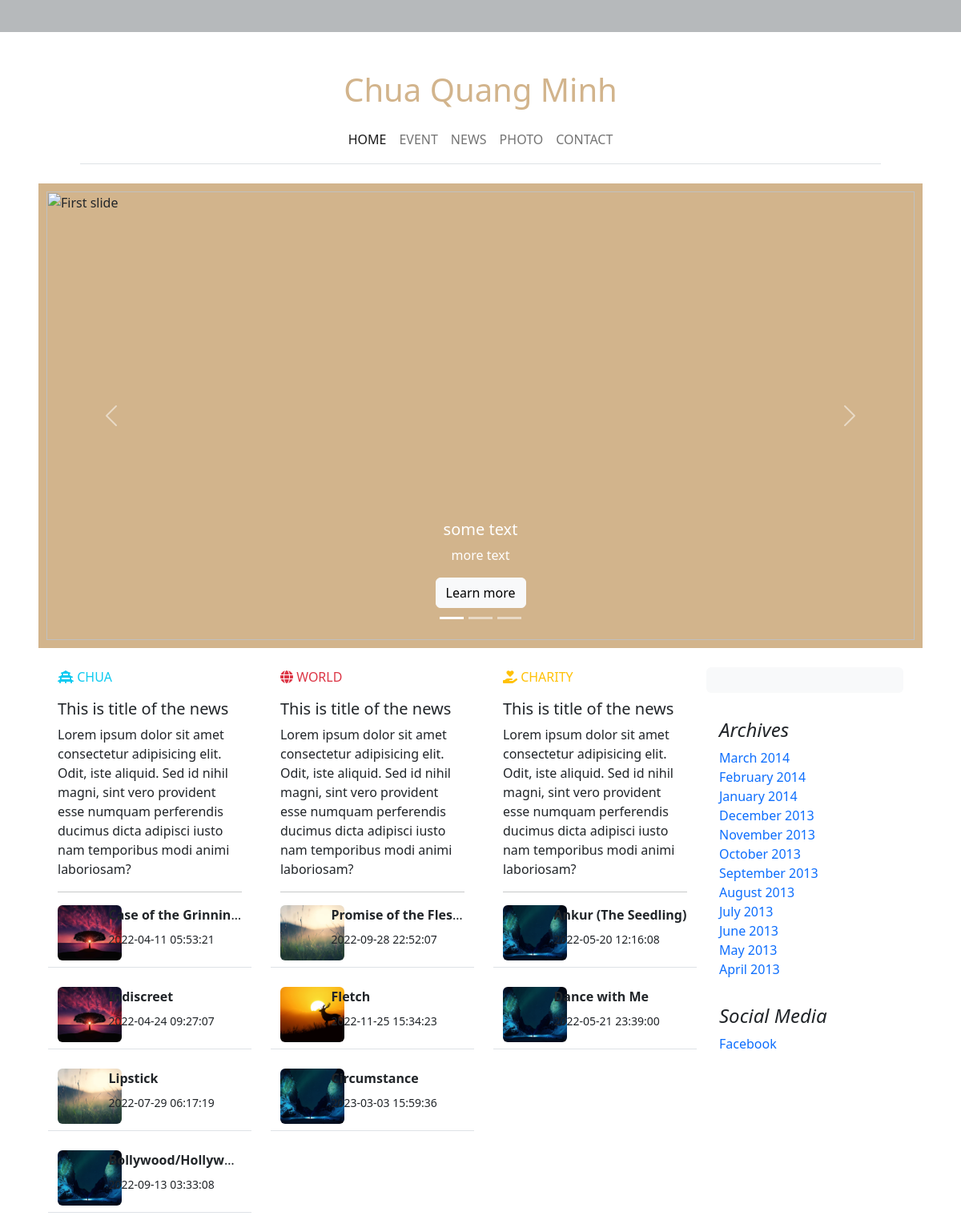
The page / on the database its author committed.
### tables this page shows
CREATE TABLE News
(
    newsID      INT AUTO_INCREMENT NOT NULL PRIMARY KEY,
    title       VARCHAR(255),
    author      VARCHAR(255),
    description VARCHAR(255),
    paragraph   TEXT,
    timeUpdated TIMESTAMP,
    saveDraft   BOOLEAN,
    banner      VARCHAR(500),
    newsTypeID  INT                NOT NULL,
    FOREIGN KEY (newsTypeID) REFERENCES NewsType (newsTypeID)
);

### model/HomeModel.php (called while the page is built, shortened)
<?php
$HomeModel = new HomeModel();

### controller/HomeController.php (called while the page is built)
<?php
$chuaResult = $conn->query($HomeModel->latestChua);
$worldResult = $conn->query($HomeModel->latestWorld);
$charityResult = $conn->query($HomeModel->latestCharity);

### view/home.php (the view, shortened to what this page needs)
<?php
require("rootPath.php");
require $rootPath . "model/HomeModel.php";
require $rootPath . "controller/HomeController.php";
?>
<div class="container-fluid">
    <div class="row d-flex justify-content-center align-items-center">
        <div class="col-12 carousel-deco">
            <div id="carouselExampleIndicators" class="carousel slide" data-ride="carousel">
                <ol class="carousel-indicators">
                    <li data-target="#carouselExampleIndicators" data-slide-to="0" class="active"></li>
                    <li data-target="#carouselExampleIndicators" data-slide-to="1"></li>
                    <li data-target="#carouselExampleIndicators" data-slide-to="2"></li>
                </ol>
                <div class="carousel-inner">
                    <div class="carousel-item active">
                        <img class="d-block w-100" src="https://www.bootdey.com/image/400x400/D2B48CFF/000000" alt="First slide">
                        <div class="carousel-caption d-none d-md-block">
                            <h5>some text </h5>
                            <p>more text</p>
                            <a href="" class="btn btn-light" role="button"> Learn more</a>
                        </div>
                    </div>
                </div>
                <a class="carousel-control-prev" href="#carouselExampleIndicators" role="button" data-slide="prev">
                    <span class="carousel-control-prev-icon" aria-hidden="true"></span>
                </a>
                <a class="carousel-control-next" href="#carouselExampleIndicators" role="button" data-slide="next">
                    <span class="carousel-control-next-icon" aria-hidden="true"></span>
                </a>
            </div>
        </div>
    </div>
    <br>
    <div class="container-fluid">
        <div class="row">
            <div class="col-9 blog-main">
                <div class="row">
                    <section>
                        <div class="row gx-lg-5">
                            <div class="col-lg-4 col-md-12 mb-4 mb-lg-0">
                                <div>
                                    <div class="row mb-3">
                                        <div class="col-6">
                                            <a href="" class="text-info">
                                                <i class="fa-solid fa-vihara"></i>
                                                CHUA
                                            </a>
                                        </div>
                                    </div>
                                    <a href="" class="text-dark">
                                        <h5>This is title of the news</h5>
                                        <p>
                                            Lorem ipsum dolor sit amet consectetur adipisicing elit. Odit, iste aliquid.
                                            Sed
                                            id nihil magni, sint vero provident esse numquam perferendis ducimus dicta
                                            adipisci iusto nam temporibus modi animi laboriosam?
                                        </p>
                                    </a>
                                    <hr/>
                                    <?php
                                    foreach ($chuaResult as $row) {
                                        ?>
                                        <a href="/article?newsID=<?php echo $row['newsID']; ?>" class="text-dark">
                                            <div class="row mb-4 border-bottom pb-2">
                                                <div class="col-3">
                                                    <img src="assets/banner/<?php echo $row['banner'] ?>"
                                                         class="img-fluid-small shadow-1-strong rounded h-100 d-inline-block"
                                                         alt=""/>
                                                </div>
                                                <div class="col-9">
                                                    <p class="mb-2 block text-truncate">
                                                        <strong><?php echo $row['title'] ?></strong></p>
                                                    <p>
                                                        <small> <?php echo $row['timeUpdated'] ?></small>
                                                    </p>
                                                </div>
                                            </div>
                                        </a>
                                        <?php
                                    }
                                    ?>
                                </div>
                            </div>
                            <div class="col-lg-4 col-md-6 mb-4 mb-lg-0">
                                <div>
                                    <div class="row mb-3">
                                        <div class="col-6">
                                            <a href="" class="text-danger">
                                                <i class="fa-solid fa-globe"></i>
                                                WORLD
                                            </a>
                                        </div>
                                    </div>
                                    <a href="" class="text-dark">
                                        <h5>This is title of the news</h5>
                                        <p>
                                            Lorem ipsum dolor sit amet consectetur adipisicing elit. Odit, iste aliquid.
                                            Sed
                                            id nihil magni, sint vero provident esse numquam perferendis ducimus dicta
                                            adipisci iusto nam temporibus modi animi laboriosam?
                                        </p>
                                    </a>
                                    <hr/>
                                    <?php
                                    foreach ($worldResult as $row) {
                                        ?>
                                        <a href="/article?newsID=<?php echo $row['newsID']; ?>" class="text-dark">
                                            <div class="row mb-4 border-bottom pb-2">
                                                <div class="col-3">
                                                    <img src="assets/banner/<?php echo $row['banner'] ?>"
                                                         class="img-fluid-small shadow-1-strong rounded h-100 d-inline-block"
                                                         alt=""/>
                                                </div>
                                                <div class="col-9">
                                                    <p class="mb-2 block text-truncate">
                                                        <strong><?php echo $row['title'] ?></strong></p>
                                                    <p>
                                                        <small> <?php echo $row['timeUpdated'] ?></small>
                                                    </p>
                                                </div>
                                            </div>
                                        </a>
                                        <?php
                                    }
                                    ?>
                                </div>
                            </div>
                            <div class="col-lg-4 col-md-6 mb-4 mb-lg-0">
                                <div>
                                    <div class="row mb-3">
                                        <div class="col-6">
                                            <a href="" class="text-warning">
                                                <i class="fa-solid fa-hand-holding-heart"></i>
                                                CHARITY
                                            </a>
                                        </div>
                                    </div>
                                    <a href="" class="text-dark">
                                        <h5>This is title of the news</h5>
                                        <p>
                                            Lorem ipsum dolor sit amet consectetur adipisicing elit. Odit, iste aliquid.
                                            Sed
                                            id nihil magni, sint vero provident esse numquam perferendis ducimus dicta
                                            adipisci iusto nam temporibus modi animi laboriosam?
                                        </p>
                                    </a>
                                    <hr/>
                                    <?php
                                    foreach ($charityResult as $row) {
                                        ?>
                                        <a href="/article?newsID=<?php echo $row['newsID']; ?>" class="text-dark">
                                            <div class="row mb-4 border-bottom pb-2">
                                                <div class="col-3">
                                                    <img src="assets/banner/<?php echo $row['banner'] ?>"
                                                         class="img-fluid-small shadow-1-strong rounded h-100 d-inline-block"
                                                         alt=""/>
                                                </div>
                                                <div class="col-9">
                                                    <p class="mb-2 block text-truncate">
                                                        <strong><?php echo $row['title'] ?></strong></p>
                                                    <p>
                                                        <small> <?php echo $row['timeUpdated'] ?></small>
                                                    </p>
                                                </div>
                                            </div>
                                        </a>
                                        <?php
                                    }
                                    ?>
                                </div>
                            </div>
                        </div>
                    </section>
                </div>
            </div>
            <aside class="col-3 blog-sidebar">
                <div class="p-3 mb-3 bg-light rounded">
                </div>
                <div class="p-3">
                    <h4 class="font-italic">Archives</h4>
                    <ol class="list-unstyled mb-0">
                        <li><a href="#">March 2014</a></li>
                        <li><a href="#">February 2014</a></li>
                        <li><a href="#">January 2014</a></li>
                        <li><a href="#">December 2013</a></li>
                        <li><a href="#">November 2013</a></li>
                        <li><a href="#">October 2013</a></li>
                        <li><a href="#">September 2013</a></li>
                        <li><a href="#">August 2013</a></li>
                        <li><a href="#">July 2013</a></li>
                        <li><a href="#">June 2013</a></li>
                        <li><a href="#">May 2013</a></li>
                        <li><a href="#">April 2013</a></li>
                    </ol>
                </div>
                <div class="p-3">
                    <h4 class="font-italic">Social Media</h4>
                    <ol class="list-unstyled">
                        <li><a href="#">Facebook</a></li>
                    </ol>
                </div>
            </aside>
        </div>
    </div>
</div>

### view/_partials/links.php (shortened to what this page needs)
<head>
    <link href="https://stackpath.bootstrapcdn.com/bootstrap/4.3.1/css/bootstrap.min.css" rel="stylesheet">
    <link href="https://cdn.jsdelivr.net/npm/bootstrap@5.2.2/dist/css/bootstrap.min.css" rel="stylesheet"
>
    <link rel="stylesheet" href="styles/index.css">
</head>

### view/_partials/header.php (shortened to what this page needs)
<div class="wrap">
    <header role="banner">
        <div class="headline" style="height: 40px; background-color: #b6b9bb">
        </div>
        <div class="nav-border border-bottom .navbar-expand" style="margin: 0px 100px 0px 100px;">
            <div class="col-sm">
                <div class="container logo-wrap">
                    <div class="row pt-5">
                        <div class="col-12 text-center">
                            <h1 class="site-logo">Chua Quang Minh</h1>
                        </div>
                    </div>
                </div>
                <nav class="navbar  navbar-expand-md bg-transparent">
                    <div class="container">
                        <div class="collapse navbar-collapse" id="navbarMenu">
                            <ul class="navbar-nav mx-auto">
                                <li class="nav-item">
                                    <a class="nav-link active" href="/home">HOME</a>
                                </li>
                                <li class="nav-item">
                                    <a class="nav-link" href="/event">EVENT</a>
                                </li>
                                <li class="nav-item">
                                    <a class="nav-link" href="/news">NEWS</a>
                                </li>
                                <li class="nav-item">
                                    <a class="nav-link" href="/photo">PHOTO</a>
                                </li>
                                <li class="nav-item">
                                    <a class="nav-link" href="/contact">CONTACT</a>
                                </li>
                            </ul>
                        </div>
                    </div>
                </nav>
            </div>
        </div>
    </header>
</div>

### index.php (shortened to what this page needs)
<?php
include("view/_partials/links.php");
include("view/_partials/header.php");
?>
<div class="main mx-5">
    <br>
    <?php
    require("router.php");
    ?>
</div>

### router.php (shortened to what this page needs)
<?php
$urlpath = parse_url($_SERVER['REQUEST_URI'], PHP_URL_PATH);
$regex = '/.+?(?=.php|\?)/';
preg_match($regex, $urlpath, $parsedRequest);
if (isset($parsedRequest[0])) {
    $toCheck = $parsedRequest[0];
} else {
    $toCheck = $urlpath;
}
$view = match ($toCheck) {
    '' => '/view/home.php',
    '/' => '/view/home.php',
    '/home' => '/view/home.php',
    '/event' => '/view/event.php',
    '/news' => '/view/news.php',
    '/photo' => '/view/photo.php',
    '/contact' => '/view/contact.php',
    '/article' => '/view/article.php',
    '/login' => '/view/login.php',
    '/logout' => '/View/_partials/logout.php',
    default => null
};
if ($view !== null) {
    require __DIR__ . $view;
} else {
    require __DIR__ . '/view/404.php';
}

### styles/index.css (style rules this page uses)
h1 { color: tan; text-align: center; }
@media (min-width: 768px) { .navbar-nav > li > a { padding-top: 10px; padding-bottom: 10px; } }
a, a:hover, a:focus, .btn:focus, .btn:hover, .btn:active, .btn:active:focus, .btn:active.focus, .btn.active:focus, .btn.active.focus { text-decoration: none; outline: 0; outline-color: transparent; outline-style: none; }
.carousel .carousel-item { height: 35rem; }
.carousel-deco { background-color: tan; padding: 10px; }
.img-fluid-small { float: left; width: 5rem; height: 4rem; object-fit: cover; }

### rows shown on the page
news: banner (picture), title "Case of the Grinnin…", timeUpdated "2022-04-11 05:53:21"
news: banner (picture), title "Indiscreet", timeUpdated "2022-04-24 09:27:07"
news: banner (picture), title "Lipstick", timeUpdated "2022-07-29 06:17:19"
news: banner (picture), title "Bollywood/Hollyw…", timeUpdated "2022-09-13 03:33:08"
news: banner (picture), title "Promise of the Fles…", timeUpdated "2022-09-28 22:52:07"
news: banner (picture), title "Fletch", timeUpdated "2022-11-25 15:34:23"
news: banner (picture), title "Circumstance", timeUpdated "2023-03-03 15:59:36"
news: banner (picture), title "Ankur (The Seedling)", timeUpdated "2022-05-20 12:16:08"
news: banner (picture), title "Dance with Me", timeUpdated "2022-05-21 23:39:00"
